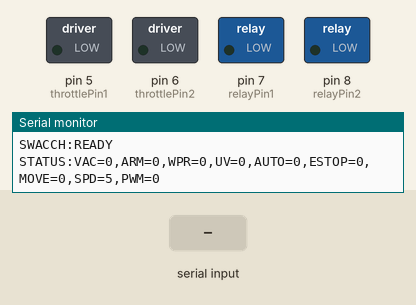
Simulated run of this sketch. Board: Arduino Uno, built with avr-gcc and run on an emulated ATmega328P. Shown: switched loads named in the sketch (green lamp = pin HIGH), the last lines printed to the serial monitor. The inputs (shaded band) are chosen by the test bench.

Above: at 1.2 s.
1.3 s: "MOVE:FORWARD\n" received over Serial
At 2.3 s:
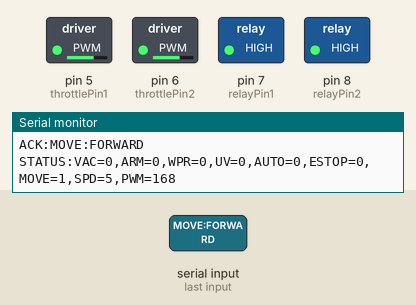
2.9 s: "MOVE:BACKWARD\n" received over Serial
At 3.5 s:
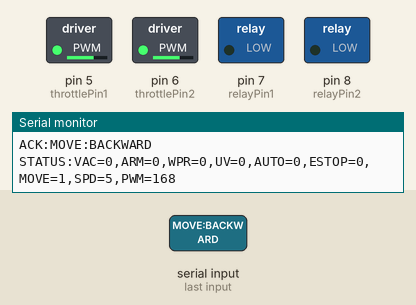
4.5 s: "MOVE:LEFT\n" received over Serial
At 5.8 s:
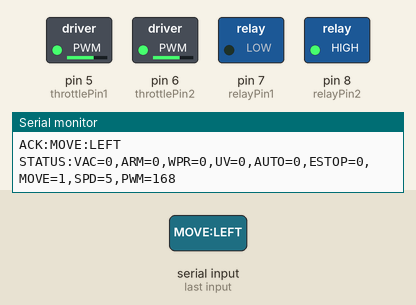
6.1 s: "MOVE:RIGHT\n" received over Serial
At 7.2 s:
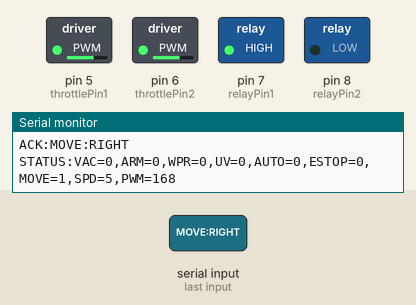
Timing chart, 0 to 8.7 s (numbered marks = the images above; inputs shaded):
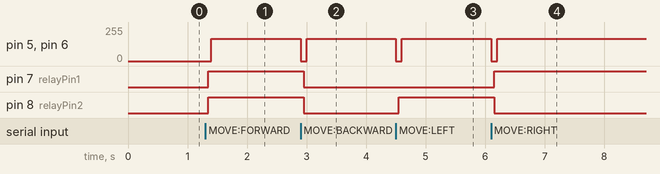

The sketch:

swacch_robot.ino
```cpp
/*
 * Swacch Robot — Arduino Motor Controller
 * ========================================
 * Aligned with the Jetson HMI serial protocol.
 *
 * Protocol: 115200 baud, 8N1, newline-terminated commands
 * Every command gets an ACK:<command> response.
 * Periodic STATUS messages sent every 1 second.
 *
 * Pin Mapping (your actual hardware):
 *   LEFT  MOTOR:  Throttle → Pin 5 (PWM),  Relay → Pin 7
 *   RIGHT MOTOR:  Throttle → Pin 6 (PWM),  Relay → Pin 8
 *
 * Speed Levels 1–9 map to PWM values:
 *   1=28, 2=57, 3=85, 4=113, 5=142, 6=170, 7=198, 8=227, 9=255
 */

// ===== PIN DEFINITIONS =====

int throttlePin1 = 5;   // Left motor PWM
int relayPin1    = 7;   // Left motor direction relay

int throttlePin2 = 6;   // Right motor PWM
int relayPin2    = 8;   // Right motor direction relay

// ===== CONFIGURATION =====

#define SERIAL_BAUD     115200
#define CMD_BUFFER_SIZE 64
#define STATUS_INTERVAL 1000   // ms between status updates

// Speed level to PWM mapping (1–9), minimum PWM = 80
const int SPEED_PWM[10] = {
    0,     // index 0 unused
    80,    // Level 1: Crawl  (~31%)
    102,   // Level 2: Slow   (~40%)
    124,   // Level 3: Gentle (~49%)
    146,   // Level 4: Medium (~57%)
    168,   // Level 5: Normal (~66%)  ← default
    190,   // Level 6: Fast   (~75%)
    212,   // Level 7: Faster (~83%)
    234,   // Level 8: Rush   (~92%)
    255    // Level 9: Max    (100%)
};

// ===== STATE =====

struct SystemState {
    bool vacuum_active;
    bool arm_active;
    bool wiper_active;
    bool uv_active;
    bool autonomous_mode;
    bool emergency_stop;
    bool moving;
    int  speed_level;     // 1–9
    int  current_pwm;     // actual PWM being sent
} state;

String commandBuffer = "";
unsigned long lastStatusUpdate = 0;

// ===== MOTOR FUNCTIONS =====

void stopMotors() {
    analogWrite(throttlePin1, 0);
    analogWrite(throttlePin2, 0);
    state.moving = false;
    state.current_pwm = 0;
}

void applySpeed() {
    if (state.moving) {
        state.current_pwm = SPEED_PWM[state.speed_level];
    } else {
        state.current_pwm = 0;
    }
}

void moveForward() {
    stopMotors();
    delay(50);

    // Both relays HIGH = forward
    digitalWrite(relayPin1, HIGH);
    digitalWrite(relayPin2, HIGH);
    delay(50);

    state.moving = true;
    applySpeed();
    analogWrite(throttlePin1, state.current_pwm);
    analogWrite(throttlePin2, state.current_pwm);
}

void moveBackward() {
    stopMotors();
    delay(50);

    // Both relays LOW = backward
    digitalWrite(relayPin1, LOW);
    digitalWrite(relayPin2, LOW);
    delay(50);

    state.moving = true;
    applySpeed();
    analogWrite(throttlePin1, state.current_pwm);
    analogWrite(throttlePin2, state.current_pwm);
}

void turnLeft() {
    stopMotors();
    delay(50);

    // Tank turn: left backward, right forward
    digitalWrite(relayPin1, LOW);
    digitalWrite(relayPin2, HIGH);
    delay(50);

    state.moving = true;
    applySpeed();
    analogWrite(throttlePin1, state.current_pwm);
    analogWrite(throttlePin2, state.current_pwm);
}

void turnRight() {
    stopMotors();
    delay(50);

    // Tank turn: left forward, right backward
    digitalWrite(relayPin1, HIGH);
    digitalWrite(relayPin2, LOW);
    delay(50);

    state.moving = true;
    applySpeed();
    analogWrite(throttlePin1, state.current_pwm);
    analogWrite(throttlePin2, state.current_pwm);
}

// ===== ACK HELPER =====

void sendAck(const String& command) {
    Serial.print("ACK:");
    Serial.println(command);
}

// ===== COMMAND PROCESSING =====

void processCommand(String cmd) {
    cmd.trim();
    cmd.toUpperCase();

    if (cmd.length() == 0) return;

    // Emergency stop — highest priority
    if (cmd == "ESTOP") {
        state.emergency_stop = true;
        stopMotors();
        state.vacuum_active = false;
        state.arm_active = false;
        state.wiper_active = false;
        state.uv_active = false;
        state.autonomous_mode = false;
        sendAck(cmd);
        return;
    }

    // Reset from emergency stop
    if (cmd == "RESET") {
        state.emergency_stop = false;
        stopMotors();
        sendAck(cmd);
        return;
    }

    // Block commands during emergency stop
    if (state.emergency_stop) {
        Serial.println("ERR:EMERGENCY_STOP_ACTIVE");
        return;
    }

    // Movement commands
    if (cmd == "MOVE:FORWARD") {
        moveForward();
        sendAck(cmd);
    }
    else if (cmd == "MOVE:BACKWARD") {
        moveBackward();
        sendAck(cmd);
    }
    else if (cmd == "MOVE:LEFT") {
        turnLeft();
        sendAck(cmd);
    }
    else if (cmd == "MOVE:RIGHT") {
        turnRight();
        sendAck(cmd);
    }
    else if (cmd == "MOVE:STOP") {
        stopMotors();
        sendAck(cmd);
    }

    // Speed control
    else if (cmd.startsWith("SPEED:")) {
        int level = cmd.substring(6).toInt();
        if (level >= 1 && level <= 9) {
            state.speed_level = level;
            // If motors are running, update speed immediately
            if (state.moving) {
                applySpeed();
                analogWrite(throttlePin1, state.current_pwm);
                analogWrite(throttlePin2, state.current_pwm);
            }
        }
        sendAck(cmd);
    }

    // Peripheral commands (no dedicated pins — just track state for HMI)
    else if (cmd == "VACUUM:ON")  { state.vacuum_active = true;  sendAck(cmd); }
    else if (cmd == "VACUUM:OFF") { state.vacuum_active = false; sendAck(cmd); }
    else if (cmd == "ARM:ON")     { state.arm_active = true;     sendAck(cmd); }
    else if (cmd == "ARM:OFF")    { state.arm_active = false;    sendAck(cmd); }
    else if (cmd == "WIPER:ON")   { state.wiper_active = true;   sendAck(cmd); }
    else if (cmd == "WIPER:OFF")  { state.wiper_active = false;  sendAck(cmd); }
    else if (cmd == "UV:ON")      { state.uv_active = true;      sendAck(cmd); }
    else if (cmd == "UV:OFF")     { state.uv_active = false;     sendAck(cmd); }

    // Auto mode
    else if (cmd == "AUTO:ON") {
        state.autonomous_mode = true;
        sendAck(cmd);
    }
    else if (cmd == "AUTO:OFF") {
        state.autonomous_mode = false;
        stopMotors();
        sendAck(cmd);
    }
    else if (cmd == "AI:ON" || cmd == "AI:OFF") {
        sendAck(cmd);
    }

    // Unknown command
    else {
        Serial.print("ERR:UNKNOWN_CMD:");
        Serial.println(cmd);
    }
}

// ===== STATUS REPORTING =====

void sendStatusUpdate() {
    Serial.print("STATUS:");
    Serial.print("VAC=");  Serial.print(state.vacuum_active ? "1" : "0");
    Serial.print(",ARM="); Serial.print(state.arm_active ? "1" : "0");
    Serial.print(",WPR="); Serial.print(state.wiper_active ? "1" : "0");
    Serial.print(",UV=");  Serial.print(state.uv_active ? "1" : "0");
    Serial.print(",AUTO=");Serial.print(state.autonomous_mode ? "1" : "0");
    Serial.print(",ESTOP=");Serial.print(state.emergency_stop ? "1" : "0");
    Serial.print(",MOVE=");Serial.print(state.moving ? "1" : "0");
    Serial.print(",SPD="); Serial.print(state.speed_level);
    Serial.print(",PWM="); Serial.println(state.current_pwm);
}

// ===== SETUP & LOOP =====

void setup() {
    pinMode(throttlePin1, OUTPUT);
    pinMode(relayPin1, OUTPUT);
    pinMode(throttlePin2, OUTPUT);
    pinMode(relayPin2, OUTPUT);

    // Safe initial state
    stopMotors();

    // Initialize state
    state.vacuum_active = false;
    state.arm_active = false;
    state.wiper_active = false;
    state.uv_active = false;
    state.autonomous_mode = false;
    state.emergency_stop = false;
    state.moving = false;
    state.speed_level = 5;     // Default: level 5 (Normal)
    state.current_pwm = 0;

    Serial.begin(SERIAL_BAUD);
    while (!Serial) { ; }

    Serial.println("SWACCH:READY");

    lastStatusUpdate = millis();
}

void loop() {
    // Read serial commands
    while (Serial.available() > 0) {
        char c = Serial.read();

        if (c == '\n' || c == '\r') {
            if (commandBuffer.length() > 0) {
                processCommand(commandBuffer);
                commandBuffer = "";
            }
        } else if (commandBuffer.length() < CMD_BUFFER_SIZE) {
            commandBuffer += c;
        } else {
            commandBuffer = "";
            Serial.println("ERR:CMD_TOO_LONG");
        }
    }

    // Periodic status update
    if (millis() - lastStatusUpdate > STATUS_INTERVAL) {
        sendStatusUpdate();
        lastStatusUpdate = millis();
    }
}
```

Measured:
- after the input at 1.3 s, pin 5 (throttlePin1), pin 6 (throttlePin2): 0/255 → 168/255 after 0.10 s; pin 7 (relayPin1), pin 8 (relayPin2): LOW → HIGH after 0.05 s
- after the input at 2.9 s, pin 5 (throttlePin1), pin 6 (throttlePin2): 168/255 → 0/255 at once, → 168/255 0.10 s later; pin 7 (relayPin1), pin 8 (relayPin2): HIGH → LOW after 0.05 s
- after the input at 4.5 s, pin 5 (throttlePin1), pin 6 (throttlePin2): 168/255 → 0/255 at once, → 168/255 0.10 s later; pin 8 (relayPin2): LOW → HIGH after 0.05 s
- after the input at 6.1 s, pin 5 (throttlePin1), pin 6 (throttlePin2): 168/255 → 0/255 at once, → 168/255 0.10 s later; pin 7 (relayPin1): LOW → HIGH after 0.05 s; pin 8 (relayPin2): HIGH → LOW after 0.05 s
